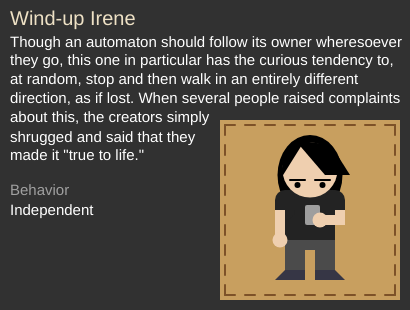
Frame 1 (no input)
Frame 60 (no input): identical to frame 1, image omitted
Frame 120 (the mouse pressed at the canvas centre since frame 60): identical to frame 1, image omitted

The p5.js sketch that drew this single still picture (run headless with seeded random() and noise() and a simulated clock; from frame 60 on, the mouse is pressed at the canvas centre):

// p5.js sketch
// ── sketch.js
//Based on the minions and minion descriptions found in FFXIV (example: https://youtu.be/oHOIIM38Czw?t=32)


function setup() {
  createCanvas(410, 310);
  drawBG();
  minionInfo();
  drawMinionBG();
  drawMinion();
}

function draw() {
  
  //displays text bubble where mouse is pressed if mouse has been pressed in specificed coordinates
  if(mouseIsPressed && mouseX > 220 && mouseX < 400 && mouseY > 120 && mouseY < 300) {
    hiddenText();
  }
}

//creates background
function drawBG() {
  background(49, 49, 49);
}

//writes minion title and description
function minionInfo() {
  fill(238, 225, 197);
  textSize(20);
  text('Wind-up Irene', 10, 25);
  fill(255, 255, 255);
  textSize(15);
  text('Though an automaton should follow its owner wheresoever they go, this one in particular has the curious tendency to, at random, stop and then walk in an entirely different direction, as if lost. When several people raised complaints about this, the creators simply', 10, 35, 400);
  text('shrugged and said that they made it "true to life."', 10, 130, 200);
  fill(160, 160, 160);
  text('Behavior', 10, 195);
  fill(255, 255, 255);
  text('Independent', 10, 215);
}

//creates background for minion
function drawMinionBG() {
  fill(200, 159, 95);
  noStroke();
  rect(220, 120, 180, 180);
  stroke(125, 82, 40);
  strokeWeight(2);
  
  //creates dashed border
  for(let i = 0; i < 170; i+=20) {
    line(225, 125 + i, 225, 135 + i);
    line(225 + i, 125, 235 + i, 125); 
    line(395, 125 + i, 395, 135 + i);
    line(225 + i, 295, 235 + i, 295);
  }
}

//creates minion
function drawMinion() {
  
  //back of hair
  noStroke();
  fill(0);
  ellipse(310, 175, 65, 80);
  
  //torso
  noStroke();
  fill(35, 35, 35);
  rect(285, 190, 50, 50);
 
  //legs
  fill(75, 75, 75);
  rect(285, 240, 50, 10);
  rect(285, 250, 20);
  rect(315, 250, 20);
  
  //shoes
  fill(54, 54, 69);
  quad(285, 270, 305, 270, 305, 280, 275, 280);
  quad(315, 270, 335, 270, 345, 280, 315, 280);
  
  //phone
  fill(158, 158, 158);
  rect(305, 205, 15, 20, 2);
  
  //arms and hands
  fill(35, 35, 35);
  rect(275, 190, 20, 30, 10);
  rect(325, 190, 20, 30, 10);
  fill(239, 207, 175);
  rect(275, 210, 10, 25);
  rect(335, 210, 10, 15);
  rect(320, 215, 15, 10);
  circle(280, 240, 15);
  circle(320, 220, 15);
  
  //head
  noStroke();
  fill(239, 207, 175);
  circle(310, 170, 55);
  
  //face
  stroke(0);
  line(290, 180, 305, 180);
  line(315, 180, 330, 180);
  strokeWeight(6);
  point(297.5, 185);
  point(322.5, 185);
  
  //front of hair
  noStroke();
  fill(0);
  quad(295, 140, 331, 145, 350, 175, 325, 175);
  triangle(285, 150, 280, 180, 305, 140);
  
}

//creates hidden text bubble
function hiddenText() {
  stroke(0);
  strokeWeight(1);
  fill(230, 222, 212);
  rect(mouseX, mouseY, 120, 20, 20);
  noStroke();
  fill(0);
  textSize(12);
  text('<yawn> I\'m tired...', mouseX + 10, mouseY + 15);
}
